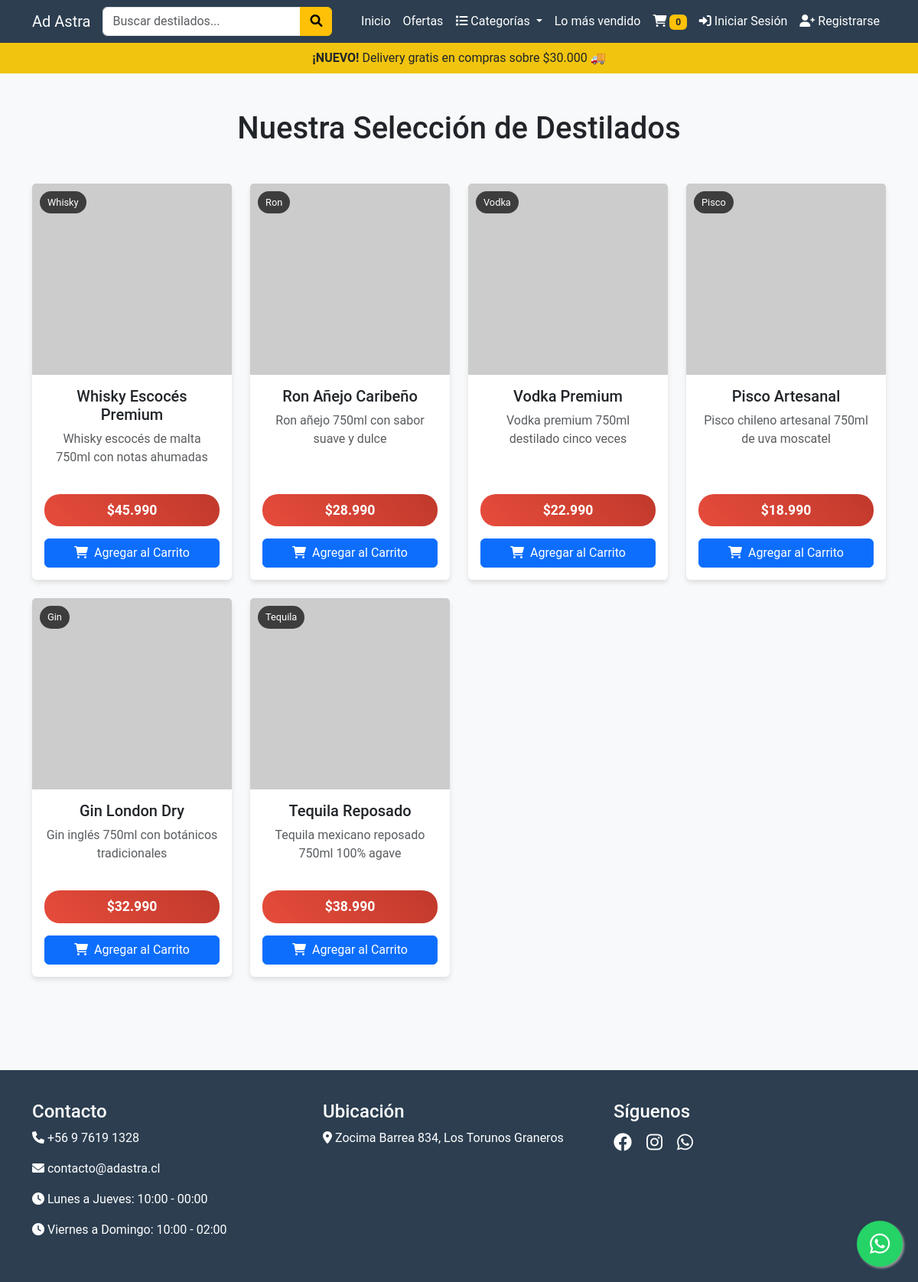
The page /destilados.php on the database its author committed.
### tables this page shows
CREATE TABLE `productos` (
  `id` int(11) NOT NULL,
  `nombre` varchar(255) NOT NULL,
  `descripcion` text DEFAULT NULL,
  `precio` decimal(10,2) NOT NULL,
  `categoria` varchar(100) NOT NULL,
  `imagen` varchar(255) DEFAULT NULL,
  `stock` int(11) DEFAULT 0,
  `created_at` timestamp NOT NULL DEFAULT current_timestamp()
);

### config/auth.php (called while the page is built, shortened)
<?php
$host = "localhost";
$user = "root";
$password = "";
$db = "botilleria";
$conn = new mysqli($host, $user, $password, $db);
class Auth {
    public function isLoggedIn() {
        return isset($_SESSION['user_id']);
    }
}
$auth = new Auth($conn);
?>

### destilados.php (the view, shortened to what this page needs)
<?php
require_once 'config/auth.php';
$host = "localhost";
$user = "root";
$password = "";
$db = "botilleria";
$conn = new mysqli($host, $user, $password, $db);
$busqueda = isset($_GET['buscar']) ? trim($_GET['buscar']) : '';
$sql = "SELECT * FROM productos WHERE categoria = 'destilados'";
$stmt = $conn->prepare($sql);
$stmt->execute();
$result = $stmt->get_result();
function obtenerImagenDestilado($nombre, $descripcion) {
    $texto_completo = strtolower($nombre . ' ' . $descripcion);
    if (strpos($texto_completo, 'whisky') !== false || strpos($texto_completo, 'whiskey') !== false) {
        return 'https://images.unsplash.com/photo-1527281400683-1aae777175f8?w=400&h=400&fit=crop';
    } elseif (strpos($texto_completo, 'vodka') !== false) {
        return 'https://images.unsplash.com/photo-1551538827-9c037cb4f32a?w=400&h=400&fit=crop';
    } elseif (strpos($texto_completo, 'ron') !== false || strpos($texto_completo, 'rum') !== false) {
        return 'https://images.unsplash.com/photo-1514362545857-3bc16c4c7d1b?w=400&h=400&fit=crop';
    } elseif (strpos($texto_completo, 'gin') !== false || strpos($texto_completo, 'ginebra') !== false) {
        return 'https://images.unsplash.com/photo-1544145945-f90425340c7e?w=400&h=400&fit=crop';
    } elseif (strpos($texto_completo, 'tequila') !== false) {
        return 'https://images.unsplash.com/photo-1615332579937-23bbaa4ffa26?w=400&h=400&fit=crop';
    } elseif (strpos($texto_completo, 'brandy') !== false || strpos($texto_completo, 'cognac') !== false) {
        return 'https://images.unsplash.com/photo-1569529465841-dfecdab7503b?w=400&h=400&fit=crop';
    } elseif (strpos($texto_completo, 'pisco') !== false) {
        return 'https://images.unsplash.com/photo-1551538827-9c037cb4f32a?w=400&h=400&fit=crop';
    } else {
        return 'https://images.unsplash.com/photo-1527281400683-1aae777175f8?w=400&h=400&fit=crop';
    }
}
function obtenerBadgeDestilado($nombre, $descripcion) {
    $texto_completo = strtolower($nombre . ' ' . $descripcion);
    if (strpos($texto_completo, 'whisky') !== false || strpos($texto_completo, 'whiskey') !== false) return 'Whisky';
    if (strpos($texto_completo, 'vodka') !== false) return 'Vodka';
    if (strpos($texto_completo, 'ron') !== false || strpos($texto_completo, 'rum') !== false) return 'Ron';
    if (strpos($texto_completo, 'gin') !== false || strpos($texto_completo, 'ginebra') !== false) return 'Gin';
    if (strpos($texto_completo, 'tequila') !== false) return 'Tequila';
    if (strpos($texto_completo, 'pisco') !== false) return 'Pisco';
    return 'Destilado';
}
?>
<!DOCTYPE html>
<html lang="es">
<head>
    <link href="https://cdn.jsdelivr.net/npm/bootstrap@5.3.3/dist/css/bootstrap.min.css" rel="stylesheet">
    <link rel="stylesheet" href="https://cdnjs.cloudflare.com/ajax/libs/font-awesome/6.0.0/css/all.min.css">
</head>
<body>
<nav class="navbar navbar-expand-lg navbar-dark">
    <div class="container">
        <a class="navbar-brand" href="index.php">Ad Astra</a>
        <div class="collapse navbar-collapse" id="navbarNav">
            <div class="d-flex align-items-center me-auto">
                <form class="d-flex me-3" method="GET" style="min-width: 300px;">
                    <div class="input-group">
                        <input type="text" name="buscar" class="form-control" placeholder="Buscar destilados..." value="<?php echo htmlspecialchars($busqueda); ?>">
                        <button class="btn btn-warning" type="submit">
                            <i class="fas fa-search"></i>
                        </button>
                    </div>
                </form>
            </div>
            <ul class="navbar-nav">
                <li class="nav-item">
                    <a class="nav-link" href="index.php">Inicio</a>
                </li>
                <li class="nav-item">
                    <a class="nav-link" href="index.php#ofertas">Ofertas</a>
                </li>
                <li class="nav-item dropdown">
                    <a class="nav-link dropdown-toggle" href="#" id="navbarDropdown" role="button" data-bs-toggle="dropdown" aria-expanded="false">
                        <i class="fas fa-list"></i> Categorías
                    </a>
                </li>
                <li class="nav-item">
                    <a class="nav-link" href="mas-vendidos.php">Lo más vendido</a>
                </li>
                <li class="nav-item">
                    <a class="nav-link" href="carrito.php">
                        <i class="fas fa-shopping-cart"></i>
                        <span class="badge bg-warning text-dark" id="cart-count">0</span>
                    </a>
                </li>
                <?php if ($auth->isLoggedIn()): ?>
                    <li class="nav-item dropdown">
                        <a class="nav-link dropdown-toggle" href="#" id="userDropdown" role="button" data-bs-toggle="dropdown" aria-expanded="false">
                            <i class="fas fa-user"></i> <?php echo htmlspecialchars($auth->getCurrentUser()['nombre']); ?>
                        </a>
                        <ul class="dropdown-menu">
                            <li><a class="dropdown-item" href="perfil.php"><i class="fas fa-user-circle"></i> Mi Perfil</a></li>
                            <li><a class="dropdown-item" href="perfil.php#pedidos"><i class="fas fa-shopping-bag"></i> Mis Pedidos</a></li>
                            <li><a class="dropdown-item" href="perfil.php#favoritos"><i class="fas fa-heart"></i> Favoritos</a></li>
                            <li><hr class="dropdown-divider"></li>
                            <li><a class="dropdown-item" href="logout.php"><i class="fas fa-sign-out-alt"></i> Cerrar Sesión</a></li>
                        </ul>
                    </li>
                <?php else: ?>
                    <li class="nav-item">
                        <a class="nav-link" href="login.php">
                            <i class="fas fa-sign-in-alt"></i> Iniciar Sesión
                        </a>
                    </li>
                    <li class="nav-item">
                        <a class="nav-link" href="login.php#registro">
                            <i class="fas fa-user-plus"></i> Registrarse
                        </a>
                    </li>
                <?php endif; ?>
            </ul>
        </div>
    </div>
</nav>
<div class="promo-banner text-center py-2" style="background-color: var(--accent-color);">
    <p class="mb-0"><strong>¡NUEVO!</strong> Delivery gratis en compras sobre $30.000 🚚</p>
</div>
<div class="container py-5">
    <h1 class="text-center mb-5">Nuestra Selección de Destilados</h1>
    <div class="row">
        <?php
        if ($result && $result->num_rows > 0) {
            while($producto = $result->fetch_assoc()) {
                $imagen_url = obtenerImagenDestilado($producto['nombre'], $producto['descripcion'] ?? '');
                $badge_tipo = obtenerBadgeDestilado($producto['nombre'], $producto['descripcion'] ?? '');
                ?>
                <div class="col-lg-3 col-md-4 col-sm-6 mb-4">
                    <div class="card product-card h-100 position-relative">
                        <div class="spirit-badge"><?php echo $badge_tipo; ?></div>
                        <img src="<?php echo $imagen_url; ?>"
                             class="card-img-top"
                             alt="<?php echo htmlspecialchars($producto['nombre']); ?>"
                             loading="lazy"
                             onerror="this.src='https://via.placeholder.com/400x250?text=Destilado+No+Disponible'">
                        <div class="card-body text-center d-flex flex-column">
                            <h5 class="card-title"><?php echo htmlspecialchars($producto['nombre']); ?></h5>
                            <p class="card-text text-muted flex-grow-1"><?php echo htmlspecialchars($producto['descripcion'] ?? 'Excelente destilado de nuestra selección'); ?></p>
                            <div class="mt-auto">
                                <div class="price-badge mb-3">$<?php echo number_format($producto['precio'], 0, ',', '.'); ?></div>
                                <button class="btn btn-primary w-100 add-to-cart"
                                        data-id="<?php echo $producto['id']; ?>"
                                        data-nombre="<?php echo htmlspecialchars($producto['nombre']); ?>"
                                        data-precio="<?php echo $producto['precio']; ?>"
                                        data-imagen="<?php echo $imagen_url; ?>">
                                    <i class="fas fa-shopping-cart me-2"></i>Agregar al Carrito
                                </button>
                            </div>
                        </div>
                    </div>
                </div>
                <?php
            }
        }
        ?>
    </div>
</div>
<a href="https://wa.me/56976191328" class="whatsapp-float" target="_blank">
    <i class="fab fa-whatsapp"></i>
</a>
<footer class="footer" id="contacto">
    <div class="container">
        <div class="row">
            <div class="col-md-4">
                <h4>Contacto</h4>
                <p><i class="fas fa-phone"></i> +56 9 7619 1328</p>
                <p><i class="fas fa-envelope"></i> contacto@adastra.cl</p>
                <p><i class="fas fa-clock"></i> Lunes a Jueves: 10:00 - 00:00</p>
                <p><i class="fas fa-clock"></i> Viernes a Domingo: 10:00 - 02:00</p>
            </div>
            <div class="col-md-4">
                <h4>Ubicación</h4>
                <p><i class="fas fa-map-marker-alt"></i> Zocima Barrea 834, Los Torunos Graneros</p>
            </div>
            <div class="col-md-4">
                <h4>Síguenos</h4>
                <div class="social-icons">
                    <a href="#"><i class="fab fa-facebook"></i></a>
                    <a href="#"><i class="fab fa-instagram"></i></a>
                    <a href="#"><i class="fab fa-whatsapp"></i></a>
                </div>
            </div>
        </div>
    </div>
</footer>
</body>
</html>

### destilados.php (style rules this page uses)
:root { --primary-color: #2C3E50; --secondary-color: #E74C3C; --accent-color: #F1C40F; }
body { font-family: 'Roboto', sans-serif; background-color: #f8f9fa; }
.navbar { background-color: var(--primary-color); }
.navbar-brand, .nav-link { color: white !important; }
.product-card { border: none; transition: all 0.3s ease; box-shadow: 0 4px 6px rgba(0,0,0,0.1); margin-bottom: 20px; height: 100%; }
.card-img-top { height: 250px; object-fit: cover; background-color: #f8f9fa; transition: transform 0.3s ease; }
.price-badge { background: linear-gradient(45deg, var(--secondary-color), #c0392b); color: white; padding: 8px 15px; border-radius: 20px; font-weight: bold; font-size: 1.1em; }
.spirit-badge { position: absolute; top: 10px; left: 10px; background: rgba(0,0,0,0.7); color: white; padding: 5px 10px; border-radius: 15px; font-size: 0.8em; z-index: 2; }
.whatsapp-float { position: fixed; bottom: 20px; right: 20px; background-color: #25D366; color: white; width: 60px; height: 60px; border-radius: 50%; text-align: center; font-size: 30px; box-shadow: 2px 2px 3px #999; z-index: 100; display: flex; align-items: center; justify-content: center; text-decoration: none; }
.footer { background-color: var(--primary-color); color: white; padding: 40px 0; margin-top: 50px; }
.social-icons a { color: white; font-size: 1.5em; margin-right: 15px; transition: color 0.3s; }

### rows shown on the page
productos: badge_tipo "Whisky", nombre "Whisky Escocés Premium", descripcion "Whisky escocés de malta 750ml con notas ahumadas", precio "45.990"
productos: badge_tipo "Ron", nombre "Ron Añejo Caribeño", descripcion "Ron añejo 750ml con sabor suave y dulce", precio "28.990"
productos: badge_tipo "Vodka", nombre "Vodka Premium", descripcion "Vodka premium 750ml destilado cinco veces", precio "22.990"
productos: badge_tipo "Pisco", nombre "Pisco Artesanal", descripcion "Pisco chileno artesanal 750ml de uva moscatel", precio "18.990"
productos: badge_tipo "Gin", nombre "Gin London Dry", descripcion "Gin inglés 750ml con botánicos tradicionales", precio "32.990"
productos: badge_tipo "Tequila", nombre "Tequila Reposado", descripcion "Tequila mexicano reposado 750ml 100% agave", precio "38.990"
